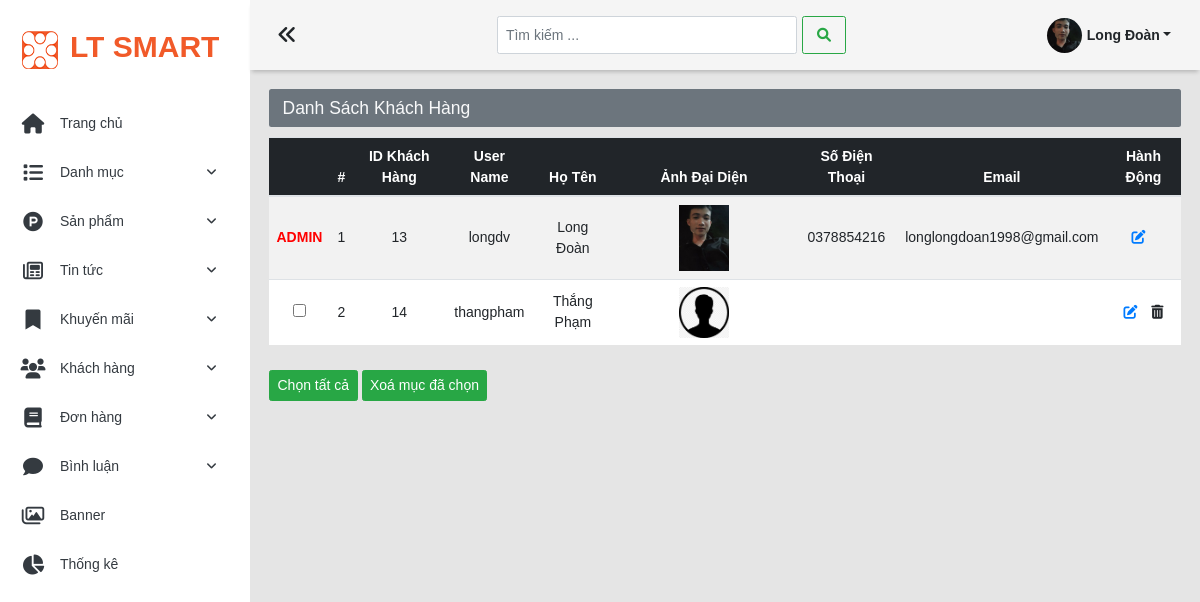
/admin/list-user (signed in), run on an earlier commit of the app's database.
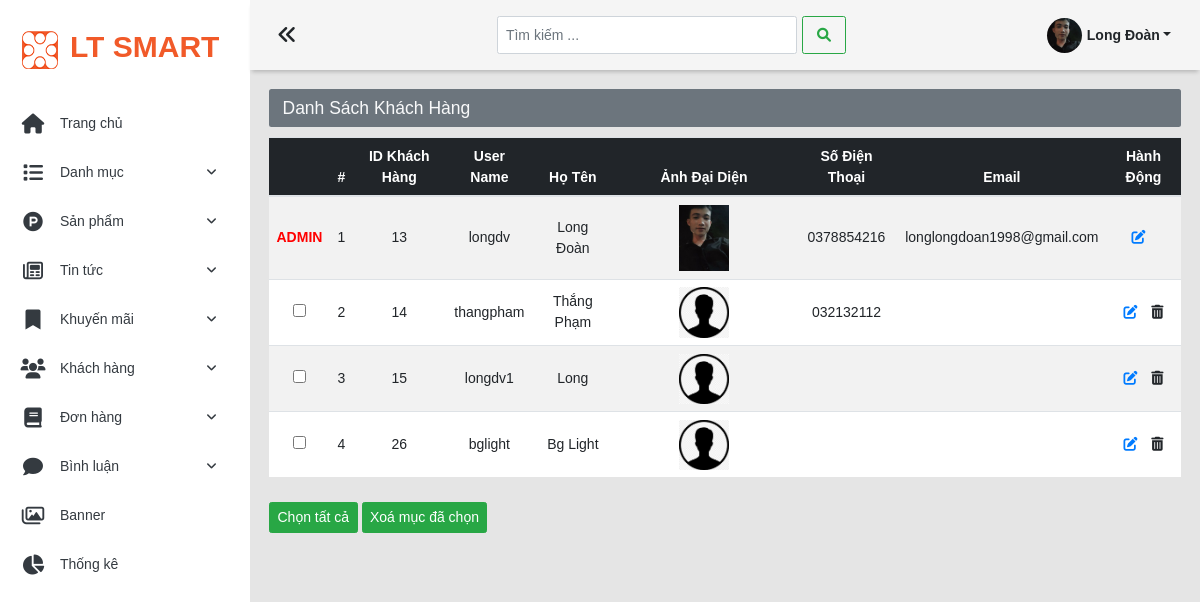
And on a later commit of the database.
### tables this page shows
CREATE TABLE `khach_hang` (
  `id_kh` int(11) NOT NULL,
  `username` varchar(100) DEFAULT NULL,
  `mat_khau` varchar(100) DEFAULT NULL,
  `ho_ten` varchar(100) NOT NULL,
  `hinh_anh` varchar(255) DEFAULT '',
  `so_dien_thoai` varchar(10) DEFAULT '',
  `email` varchar(255) DEFAULT NULL,
  `dia_chi` varchar(255) DEFAULT '',
  `vai_tro` int(1) NOT NULL DEFAULT 0 COMMENT '0 là tài khoản khách hàng ,1 là quản trị viên'
);

### global.php (called while the page is built, shortened)
<?php
$ROOT_URL='/duan1';
$ADMIN_URL= $ROOT_URL.'/admin';
$CONTENT_URL=$ROOT_URL.'/content';
$CONTENT_CLIENT_URL=$CONTENT_URL.'/client';
$CONTENT_ADMIN_URL=$CONTENT_URL.'/admin';
$AVTUSER_UPLOAD = $ADMIN_URL.'/xu-ly/khach-hang/uploads';
function sessionLogin_Isset()
{
    if (isset($_SESSION['login'])) {
        return true;
    } else {
        return false;
    }
}
?>

### model/pdo.php (called while the page is built, shortened)
<?php
function pdo_get_connection()
{
    $severname = "localhost";
    $username = "root";
    $password = "";
    try {
        $conn = new PDO("mysql:host=$severname;dbname=ltsmart;charset=utf8", $username, $password);
        $conn->setAttribute(PDO::ATTR_ERRMODE, PDO::ERRMODE_EXCEPTION);
        return $conn;
    } catch (Exception $e) {
        echo "kết nối thất bại" . $e->getMessage();
    }
}
function pdo_query($sql)
{
    $sql_args = array_slice(func_get_args(), 1);
    try {
        $conn = pdo_get_connection();
        $stmt = $conn->prepare($sql);
        $stmt->execute($sql_args);
        $rows = $stmt->fetchAll();
        return $rows;
    } catch (PDOException $e) {
        throw $e;
    } finally {
        unset($conn);
    }
}
function pdo_query_one($sql)
{
    $sql_args = array_slice(func_get_args(), 1);
    try {
        $conn = pdo_get_connection();
        $stmt = $conn->prepare($sql);
        $stmt->execute($sql_args);
        $row = $stmt->fetch(PDO::FETCH_ASSOC);
        return $row;
    } catch (PDOException $e) {
        throw $e;
    } finally {
        unset($conn);
    }
}
?>

### model/tai-khoan.php (called while the page is built, shortened)
<?php
require_once 'pdo.php';
function khach_hang_Query_One($id_kh)
{
    $sql = "SELECT * FROM khach_hang where id_kh =?";
    return pdo_query_one($sql, $id_kh);
}
function list_user()
{
    $sql = "SELECT * FROM khach_hang";
    return pdo_query($sql);
}

### admin/views/khach-hang/list-user.php (the view, shortened to what the changed rows need)
<h3 class="alert bg-secondary text-light heading-cate">Danh Sách Khách Hàng</h3>
<div class="row">
    <div class="col-12">
        <form action="" method="post" id="list-user">
            <div class="table-responsive">
                <table class="table table-striped">
                    <thead>
                        <tr style="text-align:center;">
                            <th scope="col" class="table-dark"></th>
                            <th scope="col" class="table-dark">#</th>
                            <th scope="col" class="table-dark">ID Khách Hàng</th>
                            <th scope="col" class="table-dark">User Name</th>
                            <th scope="col" class="table-dark">Họ Tên</th>
                            <th scope="col" class="table-dark" style="width:20%;">Ảnh Đại Diện</th>
                            <th scope="col" class="table-dark">Số Điện Thoại</th>
                            <th scope="col" class="table-dark">Email</th>
                            <th scope="col" class="table-dark">Hành Động</th>
                        </tr>
                    </thead>
                    <tbody>
                        <?php
                        $i = 1;
                        if (!empty($list_user)) {
                            foreach ($list_user as $list) {
                                extract($list);
                                echo '<tr style="text-align:center;">';
                                    if ($vai_tro == 1) {
                                        echo '<td class="align-middle"><span style="font-weight: bolder;color: red;">ADMIN</span></td>';
                                    } else {
                                        echo '<td class="align-middle"><input type="checkbox" value="' . $id_kh . '" name="list-user[]" class="check-user"></td>';
                                    }
                                    echo'
                                    <td scope="row" class="align-middle">' . $i . '</td>
                                    <td class="align-middle">' . $id_kh . '</td>
                                    <td class="align-middle">' . $username . '</td>
                                    <td class="align-middle">' . $ho_ten . '</td>';
                                if ($hinh_anh != "") {
                                    echo '<td class="align-middle"><img style="width:30%;" src="' . $AVTUSER_UPLOAD . '/' . $hinh_anh . '" alt="Ảnh đại diện"></td>';
                                } else {
                                    echo '<td class="align-middle"><img style="width:30%;" src="' . $CONTENT_CLIENT_URL . '/img/avatar.png" alt="Không có ảnh đại diện"></td>';
                                }
                                echo '
                                    <td class="align-middle">' . $so_dien_thoai . '</td>
                                    <td class="align-middle">' . $email . '</td>';
                                if ($vai_tro == 1) {
                                    echo '<td class="align-middle">
                                        <a href="edit-user&ID=' . $id_kh . '">
                                        <i class="fas fa-edit mr-3"></i>
                                        </a>
                                        </td>
                                </tr>';
                                } else {
                                    echo '<td class="align-middle">
                                        <a href="edit-user&ID=' . $id_kh . '">
                                        <i class="fas fa-edit mr-3"></i>
                                        </a>
                                        <span class="delete-user cursor-pointer" data-delete_user="' . $id_kh . '">
                                        <i class="fas fa-trash-alt"></i></span>
                                        </td>
                                </tr>';
                                }
                                $i++;
                            }
                        }
                        ?>
                    </tbody>
                </table>
            </div>
            <div class="my-4">
                <div class="btn btn-success" id="checkall-user">Chọn tất cả</div>
                <button type="submit" onclick="return confirm('Bạn có muốn xoá tất cả mục này không?')" class="btn btn-success">Xoá mục đã chọn</button>
            </div>
        </form>
    </div>
</div>

### admin/views/layouts/index.php (shortened to what the changed rows need)
<!DOCTYPE html>
<html lang="en">
<head>
    <link rel="stylesheet" href="https://cdnjs.cloudflare.com/ajax/libs/font-awesome/6.0.0-beta2/css/all.min.css" />
    <link rel="stylesheet" href="https://maxcdn.bootstrapcdn.com/bootstrap/4.0.0/css/bootstrap.min.css">
    <link rel="stylesheet" href="<?= $CONTENT_ADMIN_URL ?>/css/main.css">
    <link rel="stylesheet" href="<?= $CONTENT_ADMIN_URL ?>/css/base.css">
    <link rel="stylesheet" href="<?= $CONTENT_ADMIN_URL ?>/css/toastMessage.css">
    <link rel="stylesheet" href="<?= $CONTENT_ADMIN_URL ?>/css/khuyen-mai.css">
</head>
<body>
    <div class="wrapper">
        <div class="navigation">
            <ul>
                <li class="py-4">
                    <a href="<?= $ADMIN_URL ?>" class="navigation__link d-flex align-items-center">
                        <span><img src="<?= $CONTENT_ADMIN_URL ?>/img/avatar_xt.gif" alt=""></span>
                        <span>
                            <h2 class="logo" style="white-space: nowrap;">LT SMART</h2>
                        </span>
                    </a>
                </li>
                <li class="navigation__items active">
                    <a href="<?= $ADMIN_URL ?>" class="navigation__link d-flex align-items-center cursor-pointer">
                        <span><i class="fas fa-home"></i></span>
                        <span style="white-space: nowrap;">Trang chủ</span>
                    </a>
                </li>
                <li class="navigation__items">
                    <div class="navigation__link d-flex align-items-center cursor-pointer">
                        <span><i class="fas fa-list"></i></span>
                        <span style="white-space: nowrap;">Danh mục
                            <span class="box__icon-dropdown"><i class="icon__dropdown fas fa-angle-down"></i></span></span>
                    </div>
                </li>
                <li class="navigation__items">
                    <div class="navigation__link d-flex align-items-center cursor-pointer">
                        <span><i class="fab fa-product-hunt"></i></span>
                        <span style="white-space: nowrap;">Sản phẩm
                            <span class="box__icon-dropdown"><i class="icon__dropdown fas fa-angle-down"></i></span></span>
                    </div>
                </li>
                <li class="navigation__items">
                    <div class="navigation__link d-flex align-items-center cursor-pointer ">
                        <span><i class="far fa-newspaper"></i></span>
                        <span style="white-space: nowrap;">Tin tức
                            <span class="box__icon-dropdown"><i class="icon__dropdown fas fa-angle-down"></i></span></span>
                    </div>
                </li>
                <li class="navigation__items">
                    <div class="navigation__link d-flex align-items-center cursor-pointer">
                        <span><i class="fas fa-bookmark"></i></span>
                        <span style="white-space: nowrap;">Khuyến mãi
                            <span class="box__icon-dropdown"><i class="icon__dropdown fas fa-angle-down"></i></span></span>
                    </div>
                </li>
                <li class="navigation__items">
                    <div class="navigation__link d-flex align-items-center cursor-pointer">
                        <span><i class="fas fa-users"></i></span>
                        <span style="white-space: nowrap;">Khách hàng
                            <span class="box__icon-dropdown"><i class="icon__dropdown fas fa-angle-down"></i></span></span>
                    </div>
                </li>
                <li class="navigation__items">
                    <div class="navigation__link d-flex align-items-center cursor-pointer">
                        <span><i class="fas fa-book"></i></span>
                        <span style="white-space: nowrap;">Đơn hàng
                            <span class="box__icon-dropdown"><i class="icon__dropdown fas fa-angle-down"></i></span></span>
                    </div>
                </li>
                <li class="navigation__items">
                    <div class="navigation__link d-flex align-items-center cursor-pointer">
                        <span><i class="fas fa-comment"></i></span>
                        <span style="white-space: nowrap;">Bình luận
                            <span class="box__icon-dropdown"><i class="icon__dropdown fas fa-angle-down"></i></span></span>
                    </div>
                </li>
                <li class="navigation__items">
                    <div class="navigation__link d-flex align-items-center cursor-pointer">
                        <span><i class="far fa-images"></i></span>
                        <span style="white-space: nowrap;">Banner
                        </span>
                    </div>
                </li>
                <li class="navigation__items">
                    <div class="navigation__link d-flex align-items-center cursor-pointer">
                        <span><i class="fas fa-chart-pie"></i></span>
                        <span style="white-space: nowrap;">Thống kê</span>
                    </div>
                </li>
            </ul>
        </div>
        <main class="main">
            <div class="top__bar">
                <div class="toggle">
                    <i class="fas fa-angle-double-left"></i>
                </div>
                <div class="search">
                    <nav class="navbar navbar-light ">
                        <form class="form-inline">
                            <input class="form-control mr-sm-2" type="text" placeholder="Tìm kiếm ..." aria-label="Search">
                            <button class="btn btn-outline-success my-2 my-sm-0" type="submit"><i class="fas fa-search"></i></button>
                        </form>
                    </nav>
                </div>
                <div class="user ">
                    <div class="dropdown d-flex align-items-center">
                        <?php
                        if (sessionLogin_Isset()) {
                            $id_kh = $_SESSION['login']['id_kh'];
                            $info_kh = khach_hang_Query_One($id_kh);
                            if ($info_kh['hinh_anh'] != '') { ?>
                                <div class="user__dropdown" style="background-image: url('<?= $AVTUSER_UPLOAD ?>/<?=$info_kh['hinh_anh']?>')">
                                </div>
                            <?php
                            } else { ?>
                                <div class="user__dropdown" style="background-image: url('<?= $CONTENT_CLIENT_URL ?>/img/avatar.png')">
                                </div>
                        <?php
                            }
                        }
                        ?>
                        <div class="user__name pl-2 dropdown-toggle" style="cursor: pointer;font-weight: 600;" data-toggle="dropdown" aria-haspopup="true" aria-expanded="false"><?=$info_kh['ho_ten']?></div>
                    </div>
                </div>
            </div>
            <div class="content ">
                <?php include $view ?>
            </div>
    </div>
</body>
</html>

What changed in the data, as far as the page shows it:
changed khach_hang "longdv": hinh_anh: picture removed
changed khach_hang "thangpham": so_dien_thoai (not shown) → "032132112"
added khach_hang: id_kh "15", username "longdv1", ho_ten "Long"
added khach_hang: id_kh "26", username "bglight", ho_ten "Bg Light"
